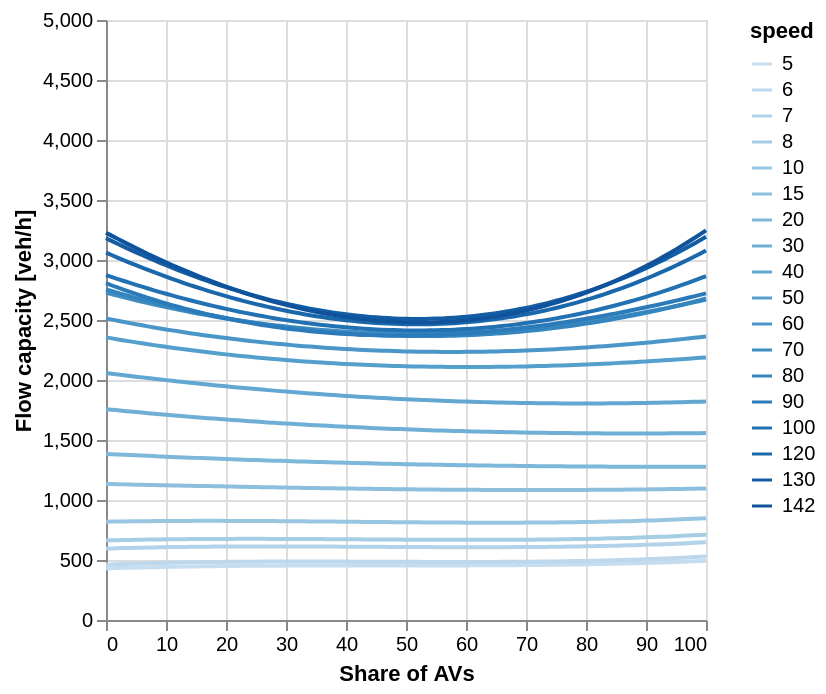

Write a Vega-Lite specification for this figure.
### Vega-Lite specification from a JSON file in a GitHub repository (floating-point values rounded to 4 significant figures; data arrays with more than 128 entries replaced by an {"elided": "..."} marker saying what was removed)
{"$schema": "https://vega.github.io/schema/vega-lite/v5.json", "width": "container", "data": {"values": {"elided": "1818 records"}, "format": {"parse": {"x": "number"}}}, "mark": "line", "encoding": {"x": {"field": "x", "type": "quantitative", "title": "Share of AVs"}, "y": {"field": "pred", "type": "quantitative", "title": "Flow capacity [veh/h]", "scale": {"domain": [0, 5000]}}, "color": {"field": "speed", "type": "ordinal", "sort": {}}, "tooltip": [{"field": "speed", "type": "ordinal", "title": "Km/h"}, {"field": "pred", "type": "quantitative", "title": "Veh/h", "format": "d"}]}}
